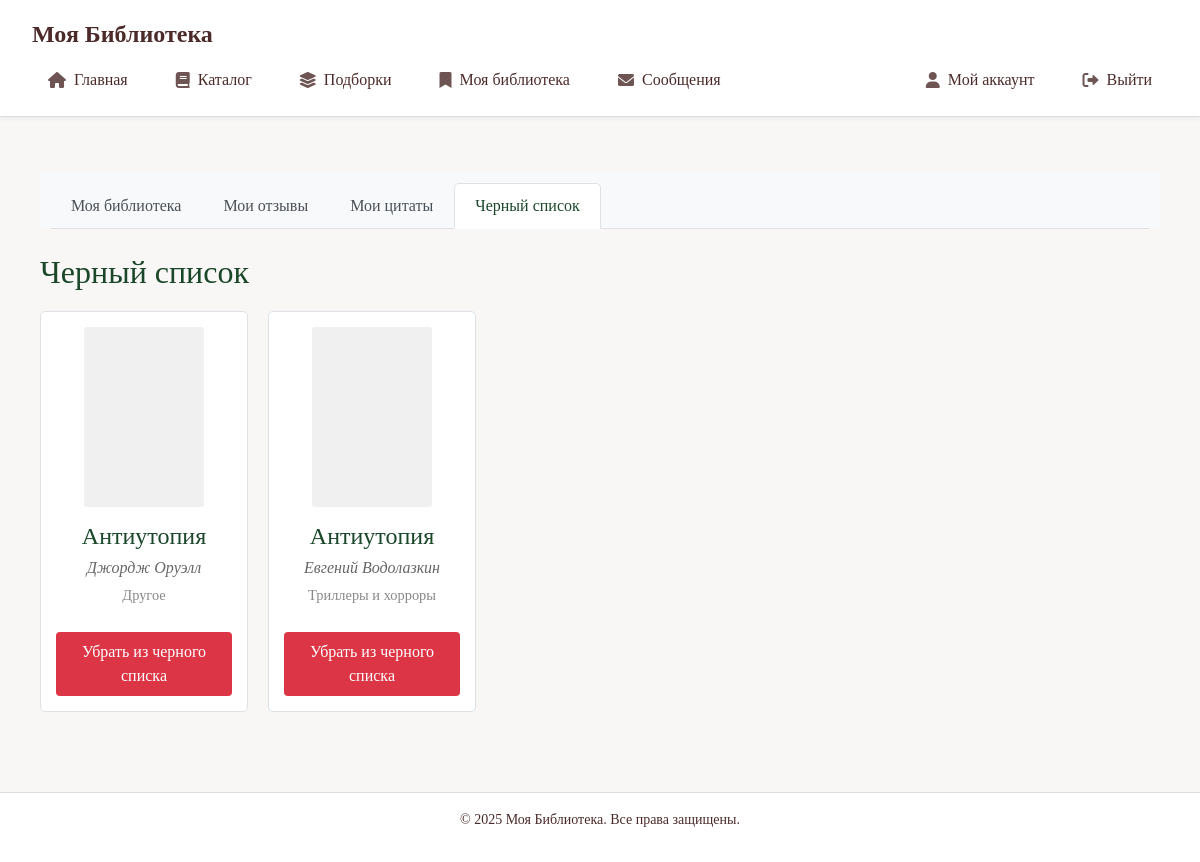
Page /books/blacklist/ (signed in) on the committed database.
### books/models.py (models this page shows, shortened)
class Book(models.Model):
    GENRE_CHOICES = [
        ("fantasy", "Фэнтези"),
        ("sci_fi", "Фантастика"),
        ("thriller_horror", "Триллеры и хорроры"),
        ("detective", "Детективы"),
        ("romance", "Романтика"),
        ("classic", "Классика"),
        ("prose", "Проза"),
        ("history", "История"),
        ("biography", "Биографии и мемуары"),
        ("psychology", "Психология"),
        ("self_help", "Саморазвитие"),
        ("business", "Бизнес"),
        ("health", "Здоровье"),
        ("young_adult", "Young Adult"),
        ("non_fiction", "Нон-фикшн"),
        ("comics", "Комиксы и графические романы"),
        ("children", "Детям"),
        ("audio", "Аудиокнига"),
        ("drama", "Драма"),
        ("other", "Другое")
    ]
    title = models.CharField(
        max_length=255,
        verbose_name='Название',
        help_text='Обязательное поле. Введите название книги.'
    )
    authors = models.ManyToManyField(
        Author,
        related_name='books',
        verbose_name='Авторы',
        help_text='Обязательное поле. Выберите одного или нескольких авторов.'
    )
    pages = models.PositiveIntegerField(
        verbose_name='Количество страниц',
        help_text='Обязательное поле. Укажите общее количество страниц в книге.',
        default=1  # Значение по умолчанию
    )
    description = models.TextField(
        verbose_name='Описание',
        blank=True,
        help_text='Добавьте описание книги.'
    )
    cover = models.ImageField(
        upload_to='book_covers/',
        null=True,
        blank=True,
        verbose_name='Обложка'
    )
    published_date = models.DateField(
        null=True,
        blank=True,
        verbose_name='Дата публикации'
    )
    genre = models.CharField(
        max_length=50,
        choices=GENRE_CHOICES,
        default='other',
        verbose_name='Жанр'
    )
    world_rating = models.FloatField(
        null=True,
        blank=True,
        verbose_name='Мировой рейтинг'
    )
    site_rating = models.FloatField(
        default=0,
        verbose_name='Рейтинг на сайте'
    )
    isbn = models.CharField(
        max_length=13,
        blank=True,
        null=True,
        verbose_name='ISBN',
        help_text='Международный стандартный книжный номер'
    )
    online_sources = models.JSONField(
        default=dict,
        blank=True,
        verbose_name='Ссылки для чтения',
        help_text='Укажите ссылки на сайты, где можно прочитать книгу онлайн'
    )
    book_id = models.CharField(
        max_length=100,
        unique=True,
        blank=True,
        null=True,
        verbose_name="Внешний ID книги"
    )
    openlibrary_id = models.CharField(
        max_length=100,
        blank=True,
        verbose_name="ID в OpenLibrary"
    )
    is_approved = models.BooleanField(
        default=False,
        verbose_name='Одобрено модератором'
    )
    created_at = models.DateTimeField(
        auto_now_add=True,
        verbose_name='Дата добавления'
    )
    updated_at = models.DateTimeField(
        auto_now=True,
        verbose_name='Дата обновления'
    )
    submitted_by = models.ForeignKey(
        User,
        on_delete=models.SET_NULL,
        null=True,
        related_name='submitted_books',
        verbose_name='Добавил'
    )
    moderation_comment = models.TextField(
        blank=True,
        null=True,
        verbose_name='Комментарий для модератора'
    )
    rejection_reason = models.TextField(
        blank=True,
        null=True,
        verbose_name='Причина отклонения'
    )
    class Meta:
        verbose_name = 'Книга'
        verbose_name_plural = 'Книги'
        ordering = ['-created_at']

class Author(models.Model):
    name = models.CharField(max_length=255, verbose_name="Имя автора")
    birthday = models.DateField(blank=True, null=True, verbose_name="День рождения")
    die = models.DateField(blank=True, null=True, verbose_name="Дата смерти")
    century = models.PositiveIntegerField(verbose_name="Век")
    country = models.CharField(max_length=255, verbose_name="Страна")
    bio = models.TextField(blank=True, null=True, verbose_name="Биография")
    wiki_url = models.URLField(max_length=500, blank=True, null=True, verbose_name="Ссылка на Wikipedia")
    def __str__(self):
        return self.name

### books/views.py (the view)
# urls.py: path('blacklist/', views.user_blacklist, name='user_blacklist'),
@login_required
def user_blacklist(request):
    blacklisted_books = UserBookRelation.objects.filter(
        user=request.user,
        list_type='blacklist'
    ).select_related(
        'book'
    ).prefetch_related(
        'book__authors'
    ).order_by('book__title')
    return render(request, 'lib/user_blacklist.html', {
        'blacklisted_books': [rel.book for rel in blacklisted_books]
    })

### main_admin/context_processors.py (called while the page is built, shortened)
def site_settings(request):
    if not request.path.startswith('/admin/'):
        return {}

### users/models.py (called while the page is built)
    @property
    def has_unread_messages(self):
        return self.moderator_messages.filter(is_read=False).exists()

### users/templates/lib/user_blacklist.html (shortened to what this page needs)
{% extends 'base.html' %}
{% load static %}
{% block content %}
<div class="blacklist-container">
    <div class="nav-tabs-wrapper">
        <ul class="nav nav-tabs mb-4">
            <li class="nav-item">
                <a class="nav-link" href="{% url 'books:user_library' %}">
                    Моя библиотека
                </a>
            </li>
            <li class="nav-item">
                <a class="nav-link" href="{% url 'books:user_reviews' %}">
                    Мои отзывы
                </a>
            </li>
            <li class="nav-item">
                <a class="nav-link" href="{% url 'books:user_quotes' %}">
                    Мои цитаты
                </a>
            </li>
            <li class="nav-item">
                <a class="nav-link active" href="{% url 'books:user_blacklist' %}">
                    Черный список
                </a>
            </li>
        </ul>
    </div>
    <div class="blacklist-section">
        <h2>Черный список</h2>
        {% if blacklisted_books %}
            <div class="books-grid">
                {% for book in blacklisted_books %}
                    <div class="book-card">
                        <a href="{% url 'books:detail' book.id %}" class="book-link">
                            <div class="book-cover-placeholder"></div>
                            <div class="book-info">
                                <h4>{{ book.title }}</h4>
                                <p class="authors">{{ book.authors.all|join:", " }}</p>
                                <p class="genre">{{ book.get_genre_display }}</p>
                            </div>
                        </a>
                        <button class="remove-from-blacklist" data-book-id="{{ book.id }}">
                            Убрать из черного списка
                        </button>
                    </div>
                {% endfor %}
            </div>
        {% else %}
            <p class="no-items">В черном списке пока нет книг</p>
        {% endif %}
    </div>
</div>
{% endblock %}

### main_admin/static/css/style.css (style rules this page uses)
:root { --bg-color: #f9f7f5; --accent-color: #4c2a2a; --text-color: #1c1c1c; --nav-text-color: #4c2a2a; --font-serif: "Georgia", serif; --border-color: #ddd; --border-radius: 8px; }
* { margin: 0; padding: 0; box-sizing: border-box; }
body { font-family: var(--font-serif); background-color: var(--bg-color); color: var(--text-color); }
.nav-link { text-decoration: none; color: var(--nav-text-color); font-weight: 500; padding: 0.5rem 1rem; border-radius: 4px; transition: all 0.3s ease; display: flex; align-items: center; gap: 0.5rem; }
.books-grid { display: grid; grid-template-columns: repeat(auto-fill, minmax(160px, 1fr)); gap: 20px; }
.book-card { background-color: #fff; border-radius: var(--border-radius); border: 1px solid var(--border-color); padding: 16px; text-align: center; transition: box-shadow 0.2s; }

### users/templates/lib/user_blacklist.html (style rules this page uses)
.blacklist-container { padding: 20px; }
.nav-tabs-wrapper { background-color: #f8f9fa; padding: 10px 10px 0; border-radius: 5px 5px 0 0; }
.nav-tabs .nav-link { color: #495057; border: 1px solid transparent; border-radius: 5px 5px 0 0; padding: 10px 20px; }
.nav-tabs .nav-link.active { color: #1a472a; background-color: #fff; border-color: #dee2e6 #dee2e6 #fff; }
.books-grid { display: grid; grid-template-columns: repeat(auto-fill, minmax(200px, 1fr)); gap: 20px; margin-top: 20px; }
.book-card { border: 1px solid #dee2e6; border-radius: 5px; padding: 15px; background-color: #fff; text-align: center; transition: transform 0.2s, box-shadow 0.2s; }
.book-cover-placeholder { width: 120px; height: 180px; background-color: #f0f0f0; border-radius: 3px; margin: 0 auto 15px; }
.book-info { margin-bottom: 15px; }
.book-info h4 { margin: 0 0 5px 0; color: #1a472a; }
.authors { color: #666; font-style: italic; margin: 5px 0; }
.genre { color: #888; font-size: 0.9em; margin: 5px 0; }
.remove-from-blacklist { width: 100%; margin-top: 10px; padding: 8px; background-color: #dc3545; color: white; border: none; border-radius: 4px; cursor: pointer; transition: background-color 0.2s; }
h2 { color: #1a472a; margin-bottom: 20px; }
.book-link { text-decoration: none; color: inherit; display: block; }

### rows in the picture
Book: title "Антиутопия", authors.all "Джордж Оруэлл", genre "Другое"
Book: title "Антиутопия", authors.all "Евгений Водолазкин", genre "Триллеры и хорроры"
